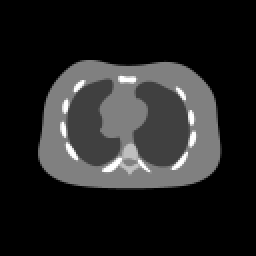
%> input picture Satyam/data/ChestPhantom.png, 128 x 128 px (shown 2 times larger)
$ octave PriorLoss2.m   (GNU Octave 9; MATLAB toolbox functions it lacks are replaced by stand-ins)
%> lines starting %> are read from the running program, lines starting %| are printed output that depends on the picture
%% Q.2 (a)
% Build a CT imaging / system matrix, A
img = mat2gray(imread('data/ChestPhantom.png'));
%> img: size 128x128 double; min 0, max 1, mean 0.139
global w;
global h;
h = size(img,1);
%> h = 128
w = size(img,2);
%> w = 128
theta = 0:179;
row = size(radon(img, theta), 1);
%> row = 185
% [20 lines of commented-out code are left out]

%% Q.2 (b)
% [21 lines of commented-out code are left out]

R = radon(img,theta);
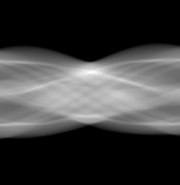
%> R: size 185x180 double; min 0, max 50.75, mean 12.3; drawn with min black and max white
minR = min(min(R));
%> minR = 0
maxR = max(max(R));
%> maxR = 50.75
noise_std = (maxR - minR)*0.02;
%> noise_std = 1.02
noise_var = noise_std^2;
%> noise_var = 1.03

noise_gauss = noise_std.*randn(size(R));
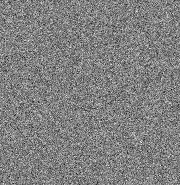
%> noise_gauss: size 185x180 double; min -4.32, max 4.22, mean -0.00453; drawn with min black and max white
noisyR = R + noise_gauss;
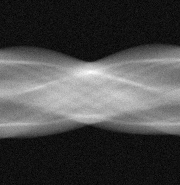
%> noisyR: size 185x180 double; min -3.71, max 51.74, mean 12.3; drawn with min black and max white

% [8 lines of commented-out code are left out]

%% Q.2 (c)
% [12 lines of commented-out code are left out]

%> (the run ends here)
